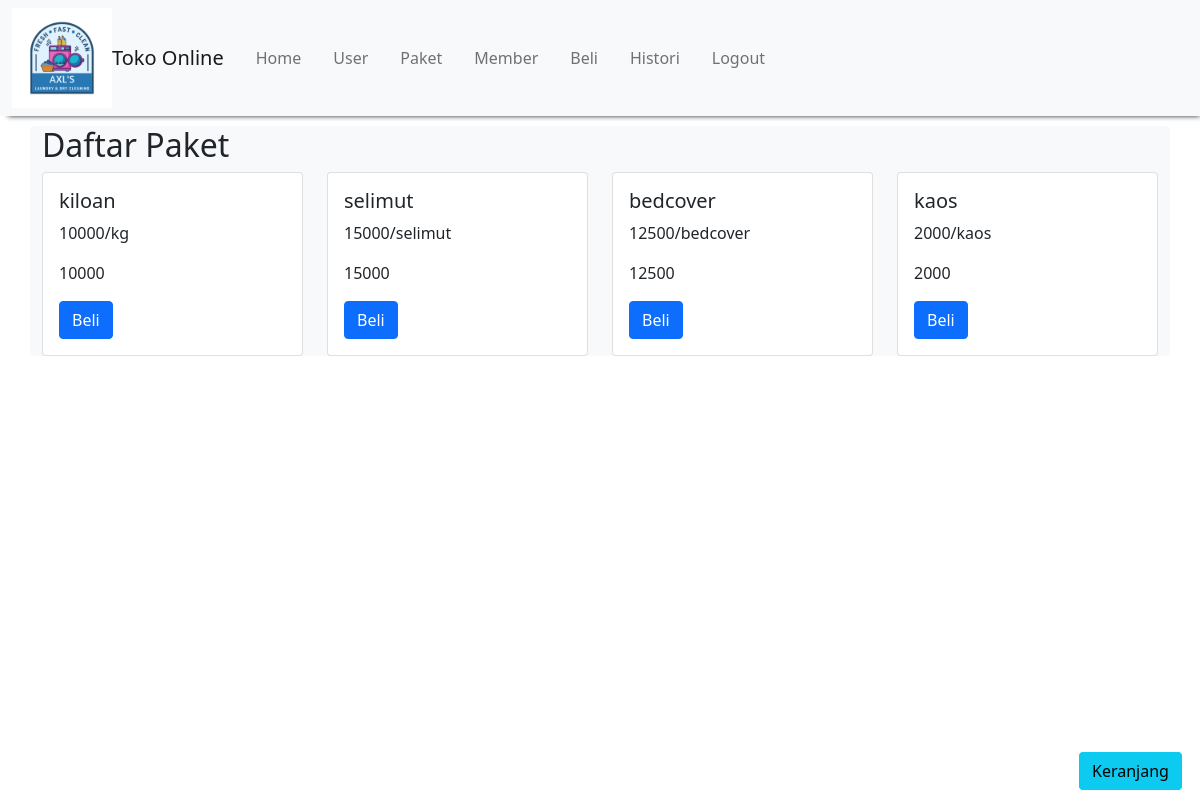
The page /laundry_native/pilih.php (signed in) on the database its author committed.
### tables this page shows
CREATE TABLE `paket` (
  `id_paket` int(11) NOT NULL,
  `jenis` enum('kiloan','bedcover','selimut','kaos','') NOT NULL,
  `deskripsi` text NOT NULL,
  `harga` int(11) NOT NULL
);

### laundry_native/pilih.php (the view, shortened to what this page needs)
<?php
    include "header.php";
?>
<h2>Daftar Paket</h2>
<div class="row">
    <?php
    include "koneksi.php";
    $qry_produk=mysqli_query($conn,"select * from paket");
    while($dt_produk=mysqli_fetch_array($qry_produk)){
        ?>
        <div class="col-md-3">
            <div class="card" >
              <div class="card-body">
                <h5 class="card-title"><?=$dt_produk['jenis']?></h5>
                <p class="card-text"><?=substr($dt_produk['deskripsi'], 0,20)?></p>
                <p class="card-text"><?=substr($dt_produk['harga'], 0,20)?></p>
                <a href="beli_paket.php?id_paket=<?=$dt_produk['id_paket']?>" class="btn btn-primary">Beli</a>
              </div>
            </div>
        </div>
        <?php
    }
    include "footer.php";
        ?>
<?php
    include "footer.php";
?>

### rows shown on the page
paket: jenis "kiloan", deskripsi "10000/kg", harga "10000"
paket: jenis "selimut", deskripsi "15000/selimut", harga "15000"
paket: jenis "bedcover", deskripsi "12500/bedcover", harga "12500"
paket: jenis "kaos", deskripsi "2000/kaos", harga "2000"
